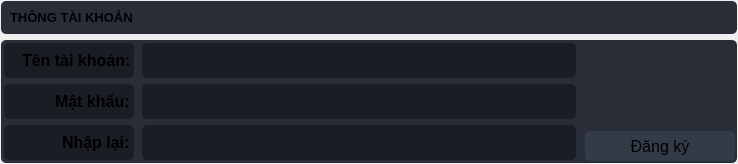
                        <widget class="QFrame" name="matkhauFrame_2">
                         <layout class="QVBoxLayout" name="verticalLayout_107">
                          <property name="leftMargin">
                           <number>1</number>
                          </property>
                          <property name="topMargin">
                           <number>1</number>
                          </property>
                          <property name="rightMargin">
                           <number>1</number>
                          </property>
                          <property name="bottomMargin">
                           <number>1</number>
                          </property>
                          <item>
                           <widget class="QFrame" name="matkhauFrameTitle_2">
                            <property name="styleSheet">
                             <string notr="true">background-color: rgb(41, 45, 56);
border-radius: 5px;</string>
                            </property>
                            <layout class="QVBoxLayout" name="verticalLayout_108">
                             <item>
                              <widget class="QLabel" name="txtmatkhauFrameTitle_2">
                               <property name="font">
                                <font>
                                 <family>Segoe UI</family>
                                 <pointsize>10</pointsize>
                                 <weight>75</weight>
                                 <bold>true</bold>
                                </font>
                               </property>
                               <property name="styleSheet">
                                <string notr="true"/>
                               </property>
                               <property name="text">
                                <string>THÔNG TÀI KHOẢN</string>
                               </property>
                              </widget>
                             </item>
                            </layout>
                           </widget>
                          </item>
                          <item>
                           <widget class="QFrame" name="matkhauFrameMonitor_2">
                            <property name="sizePolicy">
                             <sizepolicy hsizetype="Preferred" vsizetype="Preferred">
                              <horstretch>0</horstretch>
                              <verstretch>1</verstretch>
                             </sizepolicy>
                            </property>
                            <property name="styleSheet">
                             <string notr="true">background-color: rgb(41, 45, 56);
border-radius: 5px;</string>
                            </property>
                            <layout class="QHBoxLayout" name="horizontalLayout_35">
                             <property name="leftMargin">
                              <number>1</number>
                             </property>
                             <property name="topMargin">
                              <number>1</number>
                             </property>
                             <property name="rightMargin">
                              <number>1</number>
                             </property>
                             <property name="bottomMargin">
                              <number>1</number>
                             </property>
                             <item>
                              <widget class="QFrame" name="matkhauFrameMonitorPass_2">
                               <layout class="QHBoxLayout" name="horizontalLayout_36">
                                <property name="leftMargin">
                                 <number>1</number>
                                </property>
                                <property name="topMargin">
                                 <number>1</number>
                                </property>
                                <property name="rightMargin">
                                 <number>1</number>
                                </property>
                                <property name="bottomMargin">
                                 <number>1</number>
                                </property>
                                <item>
                                 <widget class="QFrame" name="matkhauFrameMPleft_2">
                                  <layout class="QVBoxLayout" name="verticalLayout_109">
                                   <property name="leftMargin">
                                    <number>1</number>
                                   </property>
                                   <property name="topMargin">
                                    <number>1</number>
                                   </property>
                                   <property name="rightMargin">
                                    <number>1</number>
                                   </property>
                                   <property name="bottomMargin">
                                    <number>1</number>
                                   </property>
                                   <item>
                                    <widget class="QLineEdit" name="txtQTenTK_2">
                                     <property name="sizePolicy">
                                      <sizepolicy hsizetype="Minimum" vsizetype="Fixed">
                                       <horstretch>0</horstretch>
                                       <verstretch>0</verstretch>
                                      </sizepolicy>
                                     </property>
                                     <property name="minimumSize">
                                      <size>
                                       <width>130</width>
                                       <height>35</height>
                                      </size>
                                     </property>
                                     <property name="maximumSize">
                                      <size>
                                       <width>130</width>
                                       <height>35</height>
                                      </size>
                                     </property>
                                     <property name="font">
                                      <font>
                                       <family>Segoe UI</family>
                                       <pointsize>12</pointsize>
                                       <weight>75</weight>
                                       <bold>true</bold>
                                      </font>
                                     </property>
                                     <property name="styleSheet">
                                      <string notr="true">background-color: rgb(26, 29, 36);</string>
                                     </property>
                                     <property name="text">
                                      <string>Tên tài khoản:</string>
                                     </property>
                                     <property name="alignment">
                                      <set>Qt::AlignRight|Qt::AlignTrailing|Qt::AlignVCenter</set>
                                     </property>
                                     <property name="readOnly">
                                      <bool>true</bool>
                                     </property>
                                    </widget>
                                   </item>
                                   <item>
                                    <widget class="QLineEdit" name="txtQMatKhau_2">
                                     <property name="sizePolicy">
                                      <sizepolicy hsizetype="Minimum" vsizetype="Fixed">
                                       <horstretch>0</horstretch>
                                       <verstretch>0</verstretch>
                                      </sizepolicy>
                                     </property>
                                     <property name="minimumSize">
                                      <size>
                                       <width>130</width>
                                       <height>35</height>
                                      </size>
                                     </property>
                                     <property name="maximumSize">
                                      <size>
                                       <width>130</width>
                                       <height>35</height>
                                      </size>
                                     </property>
                                     <property name="font">
                                      <font>
                                       <family>Segoe UI</family>
                                       <pointsize>12</pointsize>
                                       <weight>75</weight>
                                       <bold>true</bold>
                                      </font>
                                     </property>
                                     <property name="styleSheet">
                                      <string notr="true">background-color: rgb(26, 29, 36);</string>
                                     </property>
                                     <property name="text">
                                      <string>Mật khẩu:</string>
                                     </property>
                                     <property name="alignment">
                                      <set>Qt::AlignRight|Qt::AlignTrailing|Qt::AlignVCenter</set>
                                     </property>
                                     <property name="readOnly">
                                      <bool>true</bool>
                                     </property>
                                    </widget>
                                   </item>
                                   <item>
                                    <widget class="QLineEdit" name="txtQNhapLai_2">
                                     <property name="sizePolicy">
                                      <sizepolicy hsizetype="Minimum" vsizetype="Fixed">
                                       <horstretch>0</horstretch>
                                       <verstretch>0</verstretch>
                                      </sizepolicy>
                                     </property>
                                     <property name="minimumSize">
                                      <size>
                                       <width>130</width>
                                       <height>35</height>
                                      </size>
                                     </property>
                                     <property name="maximumSize">
                                      <size>
                                       <width>130</width>
                                       <height>35</height>
                                      </size>
                                     </property>
                                     <property name="font">
                                      <font>
                                       <family>Segoe UI</family>
                                       <pointsize>12</pointsize>
                                       <weight>75</weight>
                                       <bold>true</bold>
                                      </font>
                                     </property>
                                     <property name="styleSheet">
                                      <string notr="true">background-color: rgb(26, 29, 36);</string>
                                     </property>
                                     <property name="text">
                                      <string>Nhập lại:</string>
                                     </property>
                                     <property name="alignment">
                                      <set>Qt::AlignRight|Qt::AlignTrailing|Qt::AlignVCenter</set>
                                     </property>
                                     <property name="readOnly">
                                      <bool>true</bool>
                                     </property>
                                    </widget>
                                   </item>
                                  </layout>
                                 </widget>
                                </item>
                                <item>
                                 <widget class="QFrame" name="matkhauFrameMPright_2">
                                  <layout class="QVBoxLayout" name="verticalLayout_110">
                                   <property name="leftMargin">
                                    <number>1</number>
                                   </property>
                                   <property name="topMargin">
                                    <number>1</number>
                                   </property>
                                   <property name="rightMargin">
                                    <number>1</number>
                                   </property>
                                   <property name="bottomMargin">
                                    <number>1</number>
                                   </property>
                                   <item>
                                    <widget class="QLineEdit" name="txtTenTKNv">
                                     <property name="minimumSize">
                                      <size>
                                       <width>434</width>
                                       <height>35</height>
                                      </size>
                                     </property>
                                     <property name="font">
                                      <font>
                                       <family>Segoe UI</family>
                                       <pointsize>14</pointsize>
                                      </font>
                                     </property>
                                     <property name="styleSheet">
                                      <string notr="true">color: rgb(254, 121, 199);
background-color: rgb(26, 29, 36);</string>
                                     </property>
                                     <property name="text">
                                      <string/>
                                     </property>
                                     <property name="alignment">
                                      <set>Qt::AlignCenter</set>
                                     </property>
                                    </widget>
                                   </item>
                                   <item>
                                    <widget class="QLineEdit" name="txtMatKhauNv">
                                     <property name="minimumSize">
                                      <size>
                                       <width>434</width>
                                       <height>35</height>
                                      </size>
                                     </property>
                                     <property name="font">
                                      <font>
                                       <family>Segoe UI</family>
                                       <pointsize>14</pointsize>
                                      </font>
                                     </property>
                                     <property name="styleSheet">
                                      <string notr="true">color: rgb(254, 121, 199);
background-color: rgb(26, 29, 36);</string>
                                     </property>
                                     <property name="text">
                                      <string/>
                                     </property>
                                     <property name="echoMode">
                                      <enum>QLineEdit::Password</enum>
                                     </property>
                                     <property name="alignment">
                                      <set>Qt::AlignCenter</set>
                                     </property>
                                    </widget>
                                   </item>
                                   <item>
                                    <widget class="QLineEdit" name="txtNhapLaiNv">
                                     <property name="minimumSize">
                                      <size>
                                       <width>434</width>
                                       <height>35</height>
                                      </size>
                                     </property>
                                     <property name="font">
                                      <font>
                                       <family>Segoe UI</family>
                                       <pointsize>14</pointsize>
                                      </font>
                                     </property>
                                     <property name="styleSheet">
                                      <string notr="true">color: rgb(254, 121, 199);
background-color: rgb(26, 29, 36);</string>
                                     </property>
                                     <property name="text">
                                      <string/>
                                     </property>
                                     <property name="echoMode">
                                      <enum>QLineEdit::Password</enum>
                                     </property>
                                     <property name="alignment">
                                      <set>Qt::AlignCenter</set>
                                     </property>
                                    </widget>
                                   </item>
                                  </layout>
                                 </widget>
                                </item>
                               </layout>
                              </widget>
                             </item>
                             <item>
                              <widget class="QFrame" name="matkhauFrameMonitorButton_2">
                               <layout class="QVBoxLayout" name="verticalLayout_111">
                                <property name="leftMargin">
                                 <number>1</number>
                                </property>
                                <property name="topMargin">
                                 <number>1</number>
                                </property>
                                <property name="rightMargin">
                                 <number>1</number>
                                </property>
                                <property name="bottomMargin">
                                 <number>1</number>
                                </property>
                                <item>
                                 <widget class="QFrame" name="float_14">
                                  <layout class="QVBoxLayout" name="verticalLayout_112"/>
                                 </widget>
                                </item>
                                <item>
                                 <widget class="QPushButton" name="btnDangKyNv">
                                  <property name="minimumSize">
                                   <size>
                                    <width>150</width>
                                    <height>30</height>
                                   </size>
                                  </property>
                                  <property name="font">
                                   <font>
                                    <family>Segoe UI</family>
                                    <pointsize>12</pointsize>
                                   </font>
                                  </property>
                                  <property name="styleSheet">
                                   <string notr="true">QPushButton {
	border: 2px solid rgb(52, 59, 72);
	border-radius: 5px;	
	background-color: rgb(52, 59, 72);
}
QPushButton:hover {
	background-color: rgb(57, 65, 80);
	border: 2px solid rgb(61, 70, 86);
}
QPushButton:pressed {	
	background-color: rgb(35, 40, 49);
	border: 2px solid rgb(43, 50, 61);
}</string>
                                  </property>
                                  <property name="text">
                                   <string>Đăng ký</string>
                                  </property>
                                  <property name="icon">
                                   <iconset resource="files.qrc">
                                    <normaloff>:/16x16/icons/16x16/cil-share-boxed.png</normaloff>:/16x16/icons/16x16/cil-share-boxed.png</iconset>
                                  </property>
                                 </widget>
                                </item>
                               </layout>
                              </widget>
                             </item>
                            </layout>
                           </widget>
                          </item>
                         </layout>
                        </widget>
